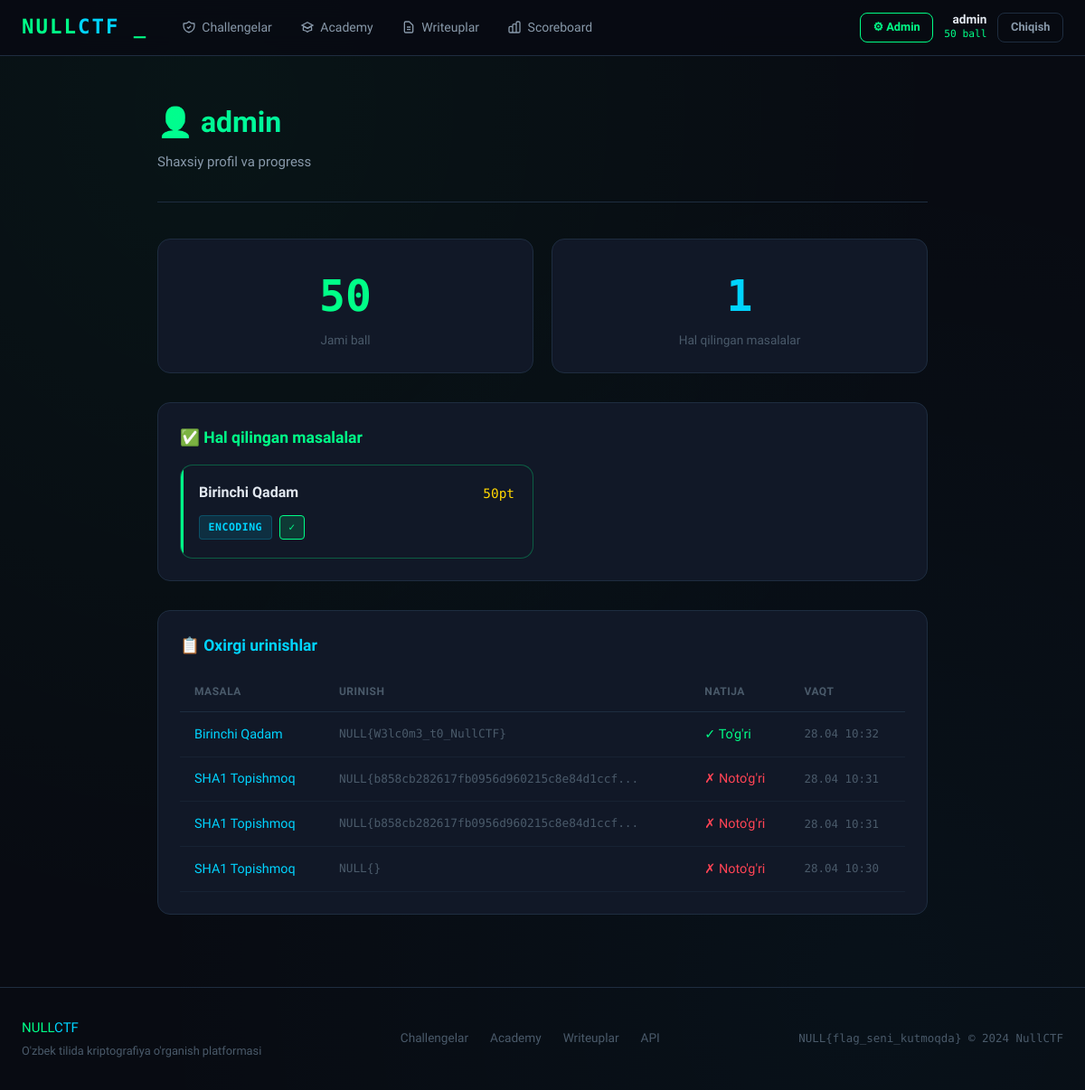
The page /profile (signed in) on the database as committed earlier.
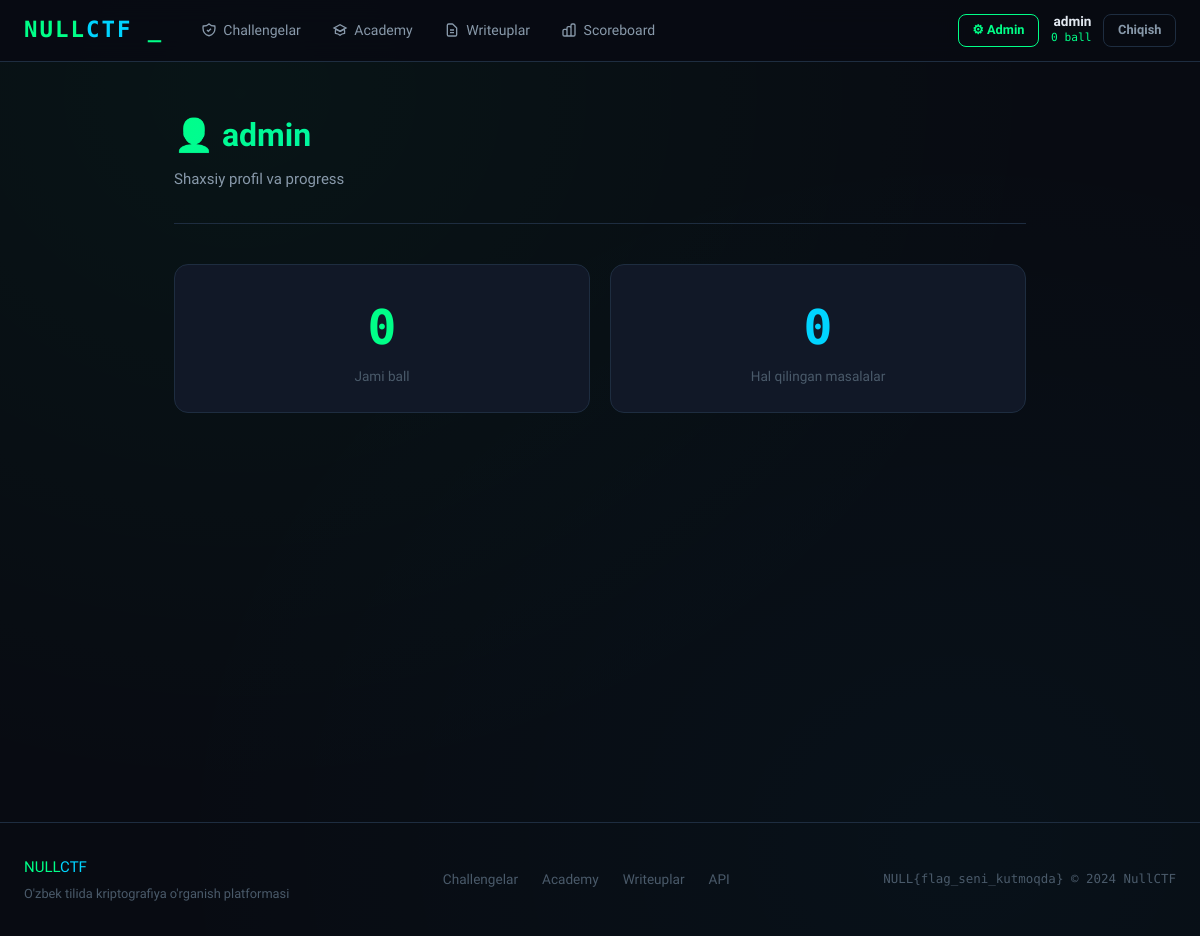
The same page on the database as committed later.
### backend/models/database.py (models this page shows, shortened)
class User(UserMixin, db.Model):
    __tablename__ = 'users'
    id            = db.Column(db.Integer, primary_key=True)
    username      = db.Column(db.String(50), unique=True, nullable=False)
    email         = db.Column(db.String(120), unique=True, nullable=False)
    password_hash = db.Column(db.String(256), nullable=False)
    score         = db.Column(db.Integer, default=0)
    is_admin      = db.Column(db.Boolean, default=False)
    created_at    = db.Column(db.DateTime, default=datetime.utcnow)
    submissions = db.relationship('Submission', backref='user', lazy='dynamic')
    def solved_challenges(self):
        return [s.challenge_id for s in self.submissions.filter_by(correct=True)]

class Challenge(db.Model):
    __tablename__ = 'challenges'
    id          = db.Column(db.Integer, primary_key=True)
    title       = db.Column(db.String(200), nullable=False)
    description = db.Column(db.Text, nullable=False)
    category    = db.Column(db.String(50), nullable=False)   # RSA, XOR, AES, ...
    difficulty  = db.Column(db.String(20), nullable=False)   # oson, o'rta, qiyin
    points      = db.Column(db.Integer, default=100)
    flag        = db.Column(db.String(300), nullable=False)  # NULL{...}
    hint        = db.Column(db.Text)
    attachment  = db.Column(db.String(300))                  # fayl yo'li (ixtiyoriy)
    is_active   = db.Column(db.Boolean, default=True)
    created_at  = db.Column(db.DateTime, default=datetime.utcnow)
    submissions = db.relationship('Submission', backref='challenge', lazy='dynamic')
    writeups    = db.relationship('Writeup', backref='challenge', lazy='dynamic')

class Submission(db.Model):
    __tablename__ = 'submissions'
    id           = db.Column(db.Integer, primary_key=True)
    user_id      = db.Column(db.Integer, db.ForeignKey('users.id'), nullable=False)
    challenge_id = db.Column(db.Integer, db.ForeignKey('challenges.id'), nullable=False)
    flag_attempt = db.Column(db.String(300), nullable=False)
    correct      = db.Column(db.Boolean, default=False)
    submitted_at = db.Column(db.DateTime, default=datetime.utcnow)

### backend/routes/auth.py (the view)
@auth_bp.route('/profile')
@login_required
def profile():
    solved = current_user.solved_challenges()
    from ..models.database import Challenge, Submission
    solved_challenges = Challenge.query.filter(Challenge.id.in_(solved)).all()
    recent_submissions = (Submission.query
                          .filter_by(user_id=current_user.id)
                          .order_by(Submission.submitted_at.desc())
                          .limit(10).all())
    return render_template('auth/profile.html',
                           solved_challenges=solved_challenges,
                           recent_submissions=recent_submissions)

### frontend/templates/auth/profile.html (shortened to what this page needs)
{% extends 'base.html' %}
{% block content %}
<div class="container" style="max-width:900px;">
  <div class="page-header">
    <h1 class="page-title">👤 {{ current_user.username }}</h1>
    <p class="page-subtitle">Shaxsiy profil va progress</p>
  </div>
  <div class="grid-2" style="margin-bottom:2rem;">
    <div class="card" style="text-align:center;">
      <div style="font-size:3rem; font-family:var(--mono); color:var(--green); font-weight:700;">
        {{ current_user.score }}
      </div>
      <div style="color:var(--text-muted); font-size:.85rem;">Jami ball</div>
    </div>
    <div class="card" style="text-align:center;">
      <div style="font-size:3rem; font-family:var(--mono); color:var(--cyan); font-weight:700;">
        {{ solved_challenges|length }}
      </div>
      <div style="color:var(--text-muted); font-size:.85rem;">Hal qilingan masalalar</div>
    </div>
  </div>
  {% if solved_challenges %}
  <div class="card" style="margin-bottom:2rem;">
    <h3 style="color:var(--green); margin-bottom:1rem;">✅ Hal qilingan masalalar</h3>
    <div class="challenges-grid">
      {% for ch in solved_challenges %}
      <a href="{{ url_for('challenges.challenge_detail', challenge_id=ch.id) }}"
         class="challenge-card solved">
        <div class="ch-header">
          <span class="ch-title">{{ ch.title }}</span>
          <span class="ch-points">{{ ch.points }}pt</span>
        </div>
        <div class="ch-meta">
          <span class="badge badge-category">{{ ch.category }}</span>
          <span class="badge badge-solved">✓</span>
        </div>
      </a>
      {% endfor %}
    </div>
  </div>
  {% endif %}
  {% if recent_submissions %}
  <div class="card">
    <h3 style="color:var(--cyan); margin-bottom:1rem;">📋 Oxirgi urinishlar</h3>
    <div class="table-wrap">
      <table class="table">
        <thead>
          <tr><th>Masala</th><th>Urinish</th><th>Natija</th><th>Vaqt</th></tr>
        </thead>
        <tbody>
          {% for sub in recent_submissions %}
          <tr>
            <td><a href="{{ url_for('challenges.challenge_detail', challenge_id=sub.challenge_id) }}">
              {{ sub.challenge.title }}
            </a></td>
            <td style="font-family:var(--mono); font-size:.8rem; color:var(--text-muted);">
              {{ sub.flag_attempt[:40] }}{% if sub.flag_attempt|length > 40 %}...{% endif %}
            </td>
            <td>
              {% if sub.correct %}
              <span style="color:var(--green);">✓ To'g'ri</span>
              {% else %}
              <span style="color:var(--red);">✗ Noto'g'ri</span>
              {% endif %}
            </td>
            <td style="font-size:.78rem; color:var(--text-muted); font-family:var(--mono);">
              {{ sub.submitted_at.strftime('%d.%m %H:%M') }}
            </td>
          </tr>
          {% endfor %}
        </tbody>
      </table>
    </div>
  </div>
  {% endif %}
</div>
{% endblock %}

### frontend/templates/base.html (shortened to what this page needs)
<!DOCTYPE html>
<html lang="uz">
<head>
  <link rel="stylesheet" href="{{ url_for('static', filename='css/main.css') }}">
</head>
<body>
<nav class="navbar">
  <div class="nav-inner">
    <a href="{{ url_for('challenges.index') }}" class="nav-brand">
      <span class="brand-null">NULL</span><span class="brand-ctf">CTF</span>
      <span class="brand-cursor">_</span>
    </a>
    <div class="nav-links">
      <a href="{{ url_for('challenges.challenges_list') }}" class="nav-link {% if request.endpoint and 'challenge' in request.endpoint %}active{% endif %}">
        <svg viewBox="0 0 24 24" fill="none" stroke="currentColor" stroke-width="2"><path d="M9 12l2 2 4-4m5.618-4.016A11.955 11.955 0 0112 2.944a11.955 11.955 0 01-8.618 3.04A12.02 12.02 0 003 9c0 5.591 3.824 10.29 9 11.622 5.176-1.332 9-6.03 9-11.622 0-1.042-.133-2.052-.382-3.016z"/></svg>
        Challengelar
      </a>
      <a href="{{ url_for('academy.index') }}" class="nav-link {% if request.endpoint and 'academy' in request.endpoint %}active{% endif %}">
        <svg viewBox="0 0 24 24" fill="none" stroke="currentColor" stroke-width="2"><path d="M12 14l9-5-9-5-9 5 9 5z"/><path d="M12 14l6.16-3.422a12.083 12.083 0 01.665 6.479A11.952 11.952 0 0012 20.055a11.952 11.952 0 00-6.824-2.998 12.078 12.078 0 01.665-6.479L12 14z"/></svg>
        Academy
      </a>
      <a href="{{ url_for('writeups.index') }}" class="nav-link {% if request.endpoint and 'writeup' in request.endpoint %}active{% endif %}">
        <svg viewBox="0 0 24 24" fill="none" stroke="currentColor" stroke-width="2"><path d="M9 12h6m-6 4h6m2 5H7a2 2 0 01-2-2V5a2 2 0 012-2h5.586a1 1 0 01.707.293l5.414 5.414a1 1 0 01.293.707V19a2 2 0 01-2 2z"/></svg>
        Writeuplar
      </a>
      <a href="{{ url_for('challenges.scoreboard') }}" class="nav-link {% if request.endpoint == 'challenges.scoreboard' %}active{% endif %}">
        <svg viewBox="0 0 24 24" fill="none" stroke="currentColor" stroke-width="2"><path d="M9 19v-6a2 2 0 00-2-2H5a2 2 0 00-2 2v6a2 2 0 002 2h2a2 2 0 002-2zm0 0V9a2 2 0 012-2h2a2 2 0 012 2v10m-6 0a2 2 0 002 2h2a2 2 0 002-2m0 0V5a2 2 0 012-2h2a2 2 0 012 2v14a2 2 0 01-2 2h-2a2 2 0 01-2-2z"/></svg>
        Scoreboard
      </a>
    </div>
    <div class="nav-auth">
      {% if current_user.is_authenticated %}
        {% if current_user.is_admin %}
        <a href="{{ url_for('admin.dashboard') }}" class="btn btn-sm btn-outline">⚙ Admin</a>
        {% endif %}
        <a href="{{ url_for('auth.profile') }}" class="user-badge">
          <span class="user-name">{{ current_user.username }}</span>
          <span class="user-score">{{ current_user.score }} ball</span>
        </a>
        <a href="{{ url_for('auth.logout') }}" class="btn btn-sm btn-ghost">Chiqish</a>
      {% else %}
        <a href="{{ url_for('auth.login') }}" class="btn btn-sm btn-ghost">Kirish</a>
        <a href="{{ url_for('auth.register') }}" class="btn btn-sm btn-primary">Ro'yxat</a>
      {% endif %}
    </div>
  </div>
</nav>
<main class="main-content">
  {% block content %}{% endblock %}
</main>
<footer class="footer">
  <div class="footer-inner">
    <div class="footer-brand">
      <span class="brand-null">NULL</span><span class="brand-ctf">CTF</span>
      <p>O'zbek tilida kriptografiya o'rganish platformasi</p>
    </div>
    <div class="footer-links">
      <a href="{{ url_for('challenges.challenges_list') }}">Challengelar</a>
      <a href="{{ url_for('academy.index') }}">Academy</a>
      <a href="{{ url_for('writeups.index') }}">Writeuplar</a>
      <a href="{{ url_for('api.get_stats') }}">API</a>
    </div>
    <div class="footer-copy">
      <p>NULL{flag_seni_kutmoqda} &copy; 2024 NullCTF</p>
    </div>
  </div>
</footer>
</body>
</html>

Rows that differ between the two databases and show on the page:
no longer on this page (row edited): Challenge: title "Birinchi Qadam", points "50", category "ENCODING"
removed Submission: challenge "Birinchi Qadam", flag_attempt "NULL{W3lc0m3_t0_NullCTF}", correct "✓ To'g'ri", submitted_at "28.04 10:32"
removed Submission: challenge "SHA1 Topishmoq", flag_attempt "NULL{b858cb282617fb0956d960215c8e84d1ccf", correct "✗ Noto'g'ri", submitted_at "28.04 10:31"
removed Submission: challenge "SHA1 Topishmoq", flag_attempt "NULL{b858cb282617fb0956d960215c8e84d1ccf", correct "✗ Noto'g'ri", submitted_at "28.04 10:31"
removed Submission: challenge "SHA1 Topishmoq", flag_attempt "NULL{}", correct "✗ Noto'g'ri", submitted_at "28.04 10:30"
changed User "admin": score "50" → "0"
Other text that changed with them:
{{ solved_challenges|length }}: "1" → "0"
text no longer shown: "✅ Hal qilingan masalalar 📋 Oxirgi urinishlar MASALA URINISH NATIJA VAQT"
